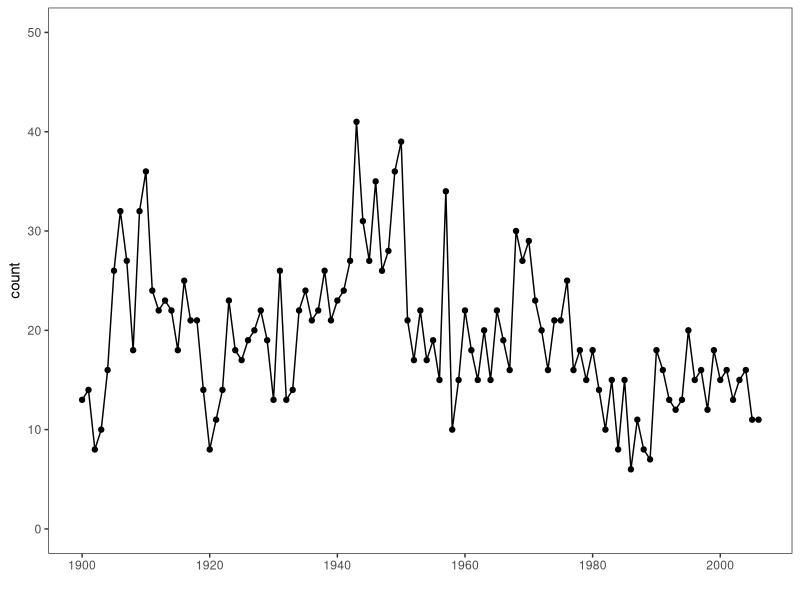
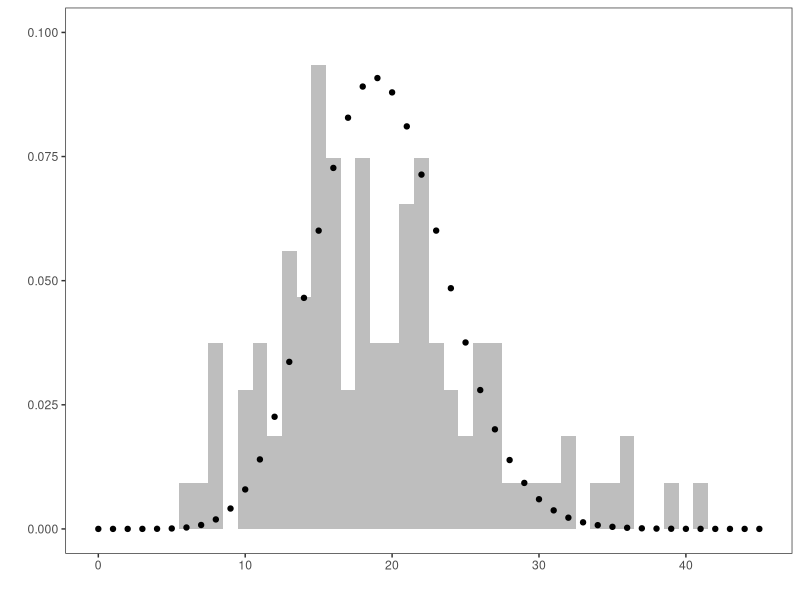

Write the R code that produced these figures, in order.
# Load libraries
library(ggplot2)

# Load data
earthquakes <- read.csv("../data/earthquakes.csv", 
                        stringsAsFactors = FALSE)

# Figure 1.1
ggplot(earthquakes, aes(x = year, y = count)) + 
  geom_point() + 
  geom_line() + 
  scale_x_continuous("", breaks = seq(1900, 2010, 20)) + 
  scale_y_continuous(limits = c(0, 50)) + 
  theme_bw() + 
  theme(panel.grid.major = element_blank(), 
        panel.grid.minor = element_blank())

# Figure 1.2
ggplot(earthquakes) + 
  geom_histogram(aes(x = count, y = ..density..), 
                 binwidth = 1, fill = "grey", origin = -0.5) + 
  geom_point(data = data.frame(x = 0:45, 
                               fit = dpois(0:45, mean(earthquakes$count))), 
             aes(x = x, y = fit)) + 
  scale_x_continuous("", limits = c(0, 45)) + 
  scale_y_continuous("", limits = c(0, 0.10)) + 
  theme_bw() + 
  theme(panel.grid.major = element_blank(), 
        panel.grid.minor = element_blank())

# Figure 1.3

# Figure 1.4

# Figure 1.5